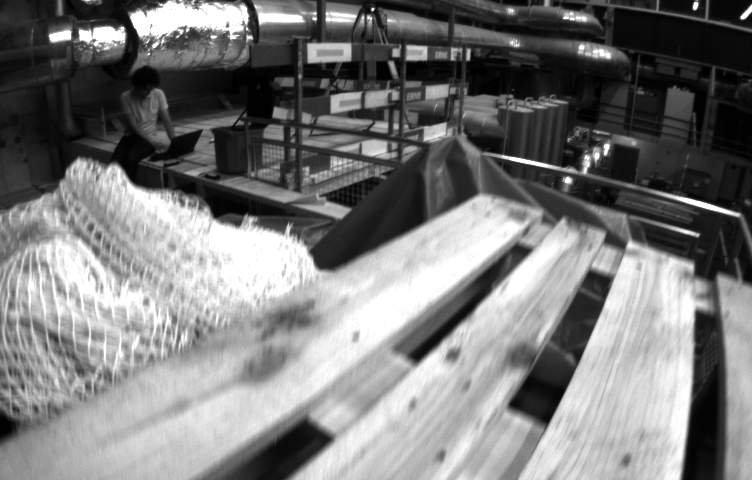
#> input picture left.png, 752 x 480 px
$ python stereo_keypoint.py
#> lines starting #> are read from the running program, lines starting #| are printed output that depends on the picture
### stereo_utils.py
import numpy as np
import matplotlib.pyplot as plt


def plot_line(coeffs, xlim):
    """
    Given the coefficients a, b, c of the ax + by + c = 0,
    plot the line within the given x limits.
    ax + by + c = 0 => y = (-ax - c) / b
    """
    a, b, c = coeffs
    x = np.linspace(xlim[0], xlim[1], 100)
    y = (a * x + c) / -b
    return x, y


### FUNDAMENTAL MATRIX ###


def show_matching_result(img1, img2, img1_pts, img2_pts):
    """
    plot the images and their corresponding matching points
    """
    fig = plt.figure(figsize=(8, 8))
    plt.imshow(np.hstack((img1, img2)), cmap="gray")
    for p1, p2 in zip(img1_pts, img2_pts):
        plt.scatter(p1[0], p1[1], s=35, edgecolors="r", facecolors="none")
        plt.scatter(
            p2[0] + img1.shape[1], p2[1], s=35, edgecolors="r", facecolors="none"
        )
        plt.plot([p1[0], p2[0] + img1.shape[1]], [p1[1], p2[1]])
        # print([p1[0], p2[0]], [p1[1], p2[1]])
    plt.title("feature matching")
    plt.show()


def compute_fundamental_matrix_normalized(points1, points2):
    """
    Normalize points by calculating the centroid, subtracting
    it from the points and scaling the points such that the distance
    from the origin is sqrt(2)

    Parameters
    ------------
    points1, points2 - array with shape [n, 3]
        corresponding points in images represented as
        homogeneous coordinates
    """
    # validate points
    assert points1.shape[0] == points2.shape[0], "no. of points don't match"

    # compute centroid of points
    c1 = np.mean(points1, axis=0).reshape(3)
    c2 = np.mean(points2, axis=0).reshape(3)

    # compute the scaling factor
    s1 = np.sqrt(2 / np.mean(np.sum((points1 - c1) ** 2, axis=1)))
    s2 = np.sqrt(2 / np.mean(np.sum((points2 - c2) ** 2, axis=1)))

    # compute the normalization matrix for both the points
    T1 = np.array([[s1, 0, -s1 * c1[0]], [0, s1, -s1 * c1[1]], [0, 0, 1]])
    T2 = np.array([[s2, 0, -s2 * c2[0]], [0, s2, -s2 * c2[1]], [0, 0, 1]])

    # normalize the points
    points1_n = T1 @ points1.T
    points2_n = T2 @ points2.T

    # compute the normalized fundamental matrix
    F_n = compute_fundamental_matrix(points1_n.T, points2_n.T)

    # de-normalize the fundamental
    return T2.T @ F_n @ T1


def compute_fundamental_matrix(points1, points2):
    """
    Compute the fundamental matrix given the point correspondences

    Parameters
    ------------
    points1, points2 - array with shape [n, 3]
        corresponding points in images represented as
        homogeneous coordinates
    """
    # validate points
    assert points1.shape[0] == points2.shape[0], "no. of points don't match"

    u1 = points1[:, 0]
    v1 = points1[:, 1]
    u2 = points2[:, 0]
    v2 = points2[:, 1]
    one = np.ones_like(u1)

    # construct the matrix
    # A = [u2.u1, u2.v1, u2, v2.u1, v2.v1, v2, u1, v1, 1] for all the points
    # stack columns
    A = np.c_[u1 * u2, v1 * u2, u2, u1 * v2, v1 * v2, v2, u1, v1, one]

    # peform svd on A and find the minimum value of |Af|
    U, S, V = np.linalg.svd(A, full_matrices=True)
    f = V[-1, :]
    F = f.reshape(3, 3)  # reshape f as a matrix

    # constrain F
    # make rank 2 by zeroing out last singular value
    U, S, V = np.linalg.svd(F, full_matrices=True)
    S[-1] = 0  # zero out the last singular value
    F = U @ np.diag(S) @ V  # recombine again
    return F


def plot_epipolar_lines(img1, img2, points1, points2, show_epipole=False):
    """
    Given two images and their corresponding points, compute the fundamental matrix
    and plot epipole and epipolar lines

    Parameters
    ------------
    img1, img2 - array with shape (height, width)
        grayscale images with only two channels
    points1, points2 - array with shape [n, 3]
        corresponding points in images represented as
        homogeneous coordinates
    show_epipole - boolean
        whether to compute and plot the epipole or not
    """

    # get image size
    h, w = img1.shape
    n = points1.shape[0]
    # validate points
    if points2.shape[0] != n:
        raise ValueError("No. of points don't match")

    # compute the fundamental matrix
    F = compute_fundamental_matrix_normalized(points1, points2)

    # configure figure
    nrows = 2
    ncols = 1
    fig, axes = plt.subplots(nrows=nrows, ncols=ncols, figsize=(6, 8))

    # plot image 1
    ax1 = axes[0]
    ax1.set_title("Image 1")
    ax1.imshow(img1, cmap="gray")

    # plot image 2
    ax2 = axes[1]
    ax2.set_title("Image 2")
    ax2.imshow(img2, cmap="gray")

    # plot epipolar lines
    for i in range(n):
        p1 = points1.T[:, i]
        p2 = points2.T[:, i]

        # Epipolar line in the image of camera 1 given the points in the image of camera 2
        coeffs = p2.T @ F
        x, y = plot_line(
            coeffs, (-1500, w)
        )  # limit hardcoded for this image. please change
        ax1.plot(x, y, color="orange")
        ax1.scatter(*p1.reshape(-1)[:2], color="blue")

        # Epipolar line in the image of camera 2 given the points in the image of camera 1
        coeffs = F @ p1
        x, y = plot_line(
            coeffs, (0, 2800)
        )  # limit hardcoded for this image. please change
        ax2.plot(x, y, color="orange")
        ax2.scatter(*p2.reshape(-1)[:2], color="blue")

    if show_epipole:
        # compute epipole
        e1 = compute_epipole(F)
        e2 = compute_epipole(F.T)
        # plot epipole
        ax1.scatter(*e1.reshape(-1)[:2], color="red")
        ax2.scatter(*e2.reshape(-1)[:2], color="red")
    else:
        # set axes limits
        ax1.set_xlim(0, w)
        ax1.set_ylim(h, 0)
        ax2.set_xlim(0, w)
        ax2.set_ylim(h, 0)

    plt.tight_layout()
    plt.title("plot epipolar lines")
    plt.show()


def compute_epipole(F):
    """
    Compute epipole using the fundamental matrix.
    pass F.T as argument to compute the other epipole
    """
    U, S, V = np.linalg.svd(F)
    e = V[-1, :]
    e = e / e[2]
    return e


def compute_matching_homographies(e2, F, im2, points1, points2):
    """
    Compute the matching homography matrices
    """
    h, w = im2.shape
    # create the homography matrix H2 that moves the epipole to infinity

    # create the translation matrix to shift to the image center
    T = np.array([[1, 0, -w / 2], [0, 1, -h / 2], [0, 0, 1]])
    e2_p = T @ e2
    e2_p = e2_p / e2_p[2]
    e2x = e2_p[0]
    e2y = e2_p[1]
    # create the rotation matrix to rotate the epipole back to X axis
    if e2x >= 0:
        a = 1
    else:
        a = -1
    R1 = a * e2x / np.sqrt(e2x**2 + e2y**2)
    R2 = a * e2y / np.sqrt(e2x**2 + e2y**2)
    R = np.array([[R1, R2, 0], [-R2, R1, 0], [0, 0, 1]])
    e2_p = R @ e2_p
    x = e2_p[0]
    # create matrix to move the epipole to infinity
    G = np.array([[1, 0, 0], [0, 1, 0], [-1 / x, 0, 1]])
    # create the overall transformation matrix
    H2 = np.linalg.inv(T) @ G @ R @ T

    # create the corresponding homography matrix for the other image
    e_x = np.array([[0, -e2[2], e2[1]], [e2[2], 0, -e2[0]], [-e2[1], e2[0], 0]])
    M = e_x @ F + e2.reshape(3, 1) @ np.array([[1, 1, 1]])
    points1_t = H2 @ M @ points1.T
    points2_t = H2 @ points2.T
    points1_t /= points1_t[2, :]
    points2_t /= points2_t[2, :]
    b = points2_t[0, :]
    a = np.linalg.lstsq(points1_t.T, b, rcond=None)[0]
    H_A = np.array([a, [0, 1, 0], [0, 0, 1]])
    H1 = H_A @ H2 @ M
    return H1, H2

### stereo_keypoint.py
import cv2
import config as cf
import numpy as np
from stereo_utils import *
from skimage.transform import warp, ProjectiveTransform


# Load camera parameter
def loadCameraParameter():
    return cf.K_left, cf.K_right, cf.D_left, cf.D_right, cf.P_left, cf.P_right


# Load left and right images
def loadStereoImages(show=False):
#> called with show = False
    left_gray = cv2.imread("left.png", cv2.COLOR_BGR2GRAY)
#> left_gray is the input picture: shape (480, 752); min 1, max 255, mean 122.2
    right_gray = cv2.imread("right.png", cv2.COLOR_BGR2GRAY)
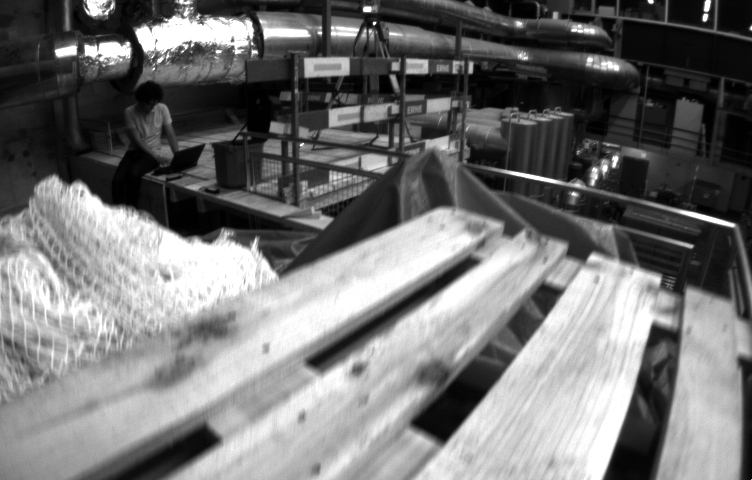
#> input picture right.png, 752 x 480 px
#> right_gray is the input picture: shape (480, 752); min 1, max 255, mean 115.7

    if show == True:
        dst = np.hstack((left_gray, right_gray))
        cv2.imshow("stereo images", dst)
        cv2.waitKey(0)
        cv2.destroyAllWindows()

    return left_gray, right_gray


# Equalize histogram of stereo images, 0 is conventional, and 1 is CLAHE
def equalizeStereoHist(image1, image2, method=0, show=False):
#> called with method = 1, show = False
    if method == 0:
        image_left = cv2.equalizeHist(image1)
        image_right = cv2.equalizeHist(image2)
    elif method == 1:
        clahe_left = cv2.createCLAHE(clipLimit=2.0, tileGridSize=(8, 8))
        clahe_right = cv2.createCLAHE(clipLimit=2.0, tileGridSize=(8, 8))
        image_left = clahe_left.apply(image1)
        image_right = clahe_right.apply(image2)
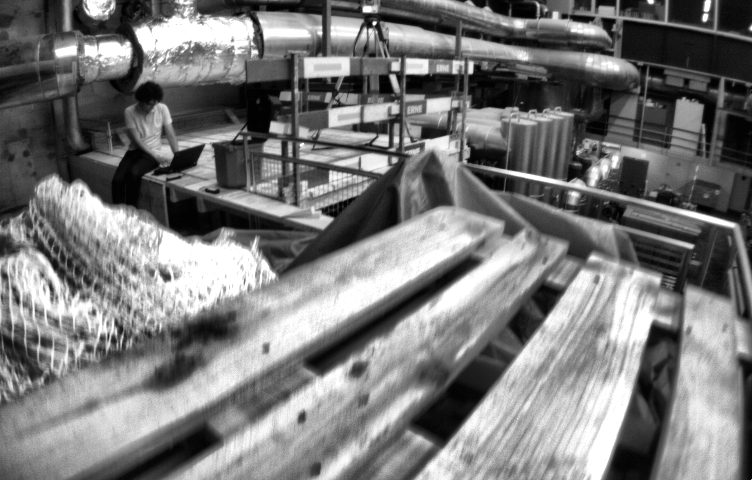
#> image_right: shape (480, 752); min 1, max 255, mean 120.6

    if show == True:
        compare_result = np.hstack((image1, image_left))
        cv2.imshow("left image", compare_result)
        cv2.waitKey(0)
        cv2.destroyAllWindows()

    return image_left, image_right


# Feature matching stereo images via ORB to obtain R and t
def obtainCorrespondingPoints(image_left, image_right, num_points=20, show=False):
#> called with num_points = 50, show = False
    orb = cv2.ORB_create()
    matched_left, matched_right = [], []

    kp_left, des_left = orb.detectAndCompute(image_left, None)
#> kp_left = 500 keypoints; strongest (x, y, size): (251, 37, 31), (467, 59, 31), (469, 59, 37.2), (467, 58, 44.6)
    kp_right, des_right = orb.detectAndCompute(image_right, None)
#> kp_right = 500 keypoints; strongest (x, y, size): (386, 139, 64.3), (471, 72, 31), (392, 76, 53.6), (469, 72, 37.2)

    bf = cv2.BFMatcher(cv2.NORM_HAMMING, crossCheck=True)
    matches = sorted(bf.match(des_left, des_right), key=lambda x: x.distance)[
        :num_points
    ]
#> matches = 50 matches

    points_left = np.float32(
        [kp_left[m.queryIdx].pt for m in matches]
    )  # .reshape(-1, 1, 2)
#> points_left = 50 pairs, first value 80 to 674, second value 31 to 171.4
    points_right = np.float32(
        [kp_right[m.trainIdx].pt for m in matches]
    )  # .reshape(-1, 1, 2)
#> points_right = 50 pairs, first value 85 to 683, second value 46 to 185.8

    matched_left = np.array(points_left)
#> matched_left has the same summary as points_left
    matched_right = np.array(points_right)
#> matched_right has the same summary as points_right

    if show == True:
        matched_image = cv2.drawMatches(
            image_left,
            kp_left,
            image_right,
            kp_right,
            matches,
            None,
            flags=cv2.DRAW_MATCHES_FLAGS_NOT_DRAW_SINGLE_POINTS,
        )

        # Display the matched image
        cv2.imshow("Matched Features", matched_image)
        cv2.waitKey(0)
        cv2.destroyAllWindows()

    return matched_left, matched_right


# Undistort whole images
# [12 lines left out: function undistortStereoImages, not called in this run]


def main():
    K_left, K_right, D_left, D_right, P_left, P_right = loadCameraParameter()
    image_left, image_right = loadStereoImages(show=False)

    image_left, image_right = equalizeStereoHist(
        image_left, image_right, method=1, show=False
    )

    matched_left, matched_right = obtainCorrespondingPoints(
        image_left.astype(np.uint8), image_right.astype(np.uint8), 50, show=False
    )
#> matched_left has the same summary as points_left in obtainCorrespondingPoints; matched_right has the same summary as points_right in obtainCorrespondingPoints

    show_matching_result(image_left, image_right, matched_left, matched_right)
#> the loop in show_matching_result, `for p1, p2 in zip(img1_pts, img2_pts):` made 50 passes
#> (p1, p2) on passes 1 to 8: ([177, 33], [182, 48]), ([605, 154], [613, 166]), ([469.2, 93.6], [471.6, 106.8]), ([674, 86], [683, 98]), ([328, 168], [327, 182]), ([213.1, 129.6], [213.1, 144]), ([366.3, 105.4], [366.3, 119.2]), ([426, 47], [427, 60])
    # matched_left = cv2.convertPointsToHomogeneous(matched_left).reshape(-1, 3)
    # matched_right = cv2.convertPointsToHomogeneous(matched_right).reshape(-1, 3)
    undistorted_left = cv2.undistortImagePoints(matched_left, K_left, D_left)
#> undistorted_left = 50 rows, first 8: [143.8, -3.38], [627.4, 143.9], [473.8, 85.32], [739.8, 48.19], [327.3, 166.7], [201.9, 121.1], [365.9, 100.5], [429.3, 32.22]
    undistorted_right = cv2.undistortImagePoints(matched_right, K_right, D_right)
#> undistorted_right = 50 rows, first 8: [157.8, 22.1], [639.7, 156.9], [476.2, 100.4], [757.7, 62.09], [326.6, 181.4], [204.8, 138.5], [366.3, 116.1], [430.4, 48.81]

    matched_left = cv2.convertPointsToHomogeneous(undistorted_left).reshape(-1, 3)
#> matched_left = 50 rows, first 8: [143.8, -3.38, 1], [627.4, 143.9, 1], [473.8, 85.32, 1], [739.8, 48.19, 1], [327.3, 166.7, 1], [201.9, 121.1, 1], [365.9, 100.5, 1], [429.3, 32.22, 1]
    matched_right = cv2.convertPointsToHomogeneous(undistorted_right).reshape(-1, 3)
#> matched_right = 50 rows, first 8: [157.8, 22.1, 1], [639.7, 156.9, 1], [476.2, 100.4, 1], [757.7, 62.09, 1], [326.6, 181.4, 1], [204.8, 138.5, 1], [366.3, 116.1, 1], [430.4, 48.81, 1]

    show_matching_result(image_left, image_right, matched_left, matched_right)
#> the loop in show_matching_result (call 2), `for p1, p2 in zip(img1_pts, img2_pts):` made 50 passes
#> (p1, p2) on passes 1 to 8: ([143.8, -3.38, 1], [157.8, 22.1, 1]), ([627.4, 143.9, 1], [639.7, 156.9, 1]), ([473.8, 85.32, 1], [476.2, 100.4, 1]), ([739.8, 48.19, 1], [757.7, 62.09, 1]), ([327.3, 166.7, 1], [326.6, 181.4, 1]), ([201.9, 121.1, 1], [204.8, 138.5, 1]), ([365.9, 100.5, 1], [366.3, 116.1, 1]), ([429.3, 32.22, 1], [430.4, 48.81, 1])
#> in show_matching_result (call 2), `plt.show()`:
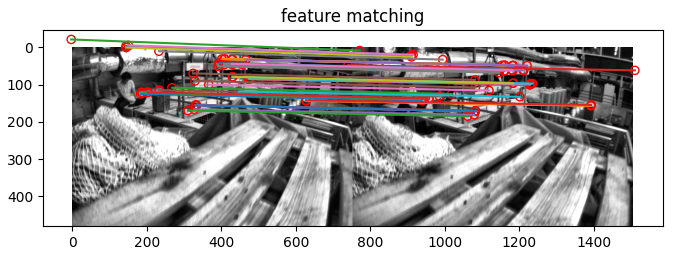
#> figure drawn by matplotlib, 1 panel

    F = compute_fundamental_matrix_normalized(matched_left, matched_right)
#> in compute_fundamental_matrix_normalized, `c1 = np.mean(points1, axis=0).reshape(3)`: c1 = [373, 78.8, 1]
#> in compute_fundamental_matrix_normalized, `c2 = np.mean(points2, axis=0).reshape(3)`: c2 = [376.7, 95.7, 1]
#> in compute_fundamental_matrix_normalized, `s1 = np.sqrt(2 / np.mean(np.sum((points1 - c1) ** 2, axis=1)))`: s1 = 0.00952
#> in compute_fundamental_matrix_normalized, `s2 = np.sqrt(2 / np.mean(np.sum((points2 - c2) ** 2, axis=1)))`: s2 = 0.00957
#> in compute_fundamental_matrix_normalized, `T1 = np.array([[s1, 0, -s1 * c1[0]], [0, s1, -s1 * c1[1]], [0, 0, 1]])`: T1 = [[0.00952, 0, -3.55], [0, 0.00952, -0.75], [0, 0, 1]]
#> in compute_fundamental_matrix_normalized, `T2 = np.array([[s2, 0, -s2 * c2[0]], [0, s2, -s2 * c2[1]], [0, 0, 1]])`: T2 = [[0.00957, 0, -3.61], [0, 0.00957, -0.916], [0, 0, 1]]
#> in compute_fundamental_matrix, `u1 = points1[:, 0]`: u1 = 50 values, max 3.49 at index 3, min -3.58 at index 22, mean -1.26e-07
#> in compute_fundamental_matrix, `v1 = points1[:, 1]`: v1 = 50 values, max 0.868 at index 12, min -0.949 at index 22, mean 7.27e-08
#> in compute_fundamental_matrix, `u2 = points2[:, 0]`: u2 = 50 values, max 3.65 at index 3, min -3.43 at index 22, mean -2.03e-07
#> in compute_fundamental_matrix, `v2 = points2[:, 1]`: v2 = 50 values, max 0.856 at index 12, min -0.832 at index 22, mean 2.81e-08
#> in compute_fundamental_matrix, `U, S, V = np.linalg.svd(A, full_matrices=True)`: S = [24.02, 13.41, 7.28, 5.48, 4.29, 1.08, 0.0745, 0.0714, 0.0238]
#> in compute_fundamental_matrix, `f = V[-1, :]`: f = [-0.00271, 0.168, -0.0136, -0.181, -0.00268, 0.694, 0.0238, -0.676, 0.00208]
#> in compute_fundamental_matrix, `F = f.reshape(3, 3)`: F = [[-0.00271, 0.168, -0.0136], [-0.181, -0.00268, 0.694], [0.0238, -0.676, 0.00208]]
#> in compute_fundamental_matrix, `U, S, V = np.linalg.svd(F, full_matrices=True)`: U = [[0.0278, 0.24, 0.97], [-0.999, 0.0421, 0.0182], [-0.0364, -0.97, 0.241]]; S = [0.717, 0.697, 0.00019]; V = [[0.251, 0.0446, -0.967], [-0.045, 0.998, 0.0343], [-0.967, -0.0349, -0.253]]
#> in compute_fundamental_matrix, `F = U @ np.diag(S) @ V`: F = [[-0.00253, 0.168, -0.0135], [-0.181, -0.00268, 0.694], [0.0238, -0.676, 0.00209]]
#> in compute_fundamental_matrix_normalized, `F_n = compute_fundamental_matrix(points1_n.T, points2_n.T)`: F_n has the same summary as F in compute_fundamental_matrix
#> F = [[-2.3e-07, 1.53e-05, -0.00125], [-1.65e-05, -2.45e-07, 0.0128], [0.00189, -0.0122, -0.332]]
    plot_epipolar_lines(
        image_left, image_right, matched_left, matched_right, show_epipole=False
    )
#> the loop in plot_epipolar_lines, `for i in range(n):` made 50 passes
#> (p1, p2) on passes 1 to 6: ([143.8, -3.38, 1], [157.8, 22.1, 1]), ([627.4, 143.9, 1], [639.7, 156.9, 1]), ([473.8, 85.32, 1], [476.2, 100.4, 1]), ([739.8, 48.19, 1], [757.7, 62.09, 1]), ([327.3, 166.7, 1], [326.6, 181.4, 1]), ([201.9, 121.1, 1], [204.8, 138.5, 1])
#> in plot_epipolar_lines, `plt.show()`:
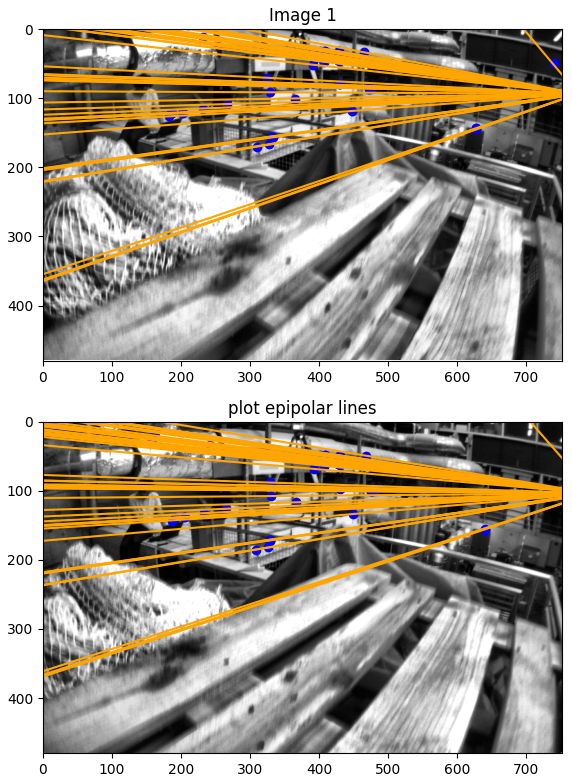
#> figure drawn by matplotlib, 2 panels
    e1 = compute_epipole(F)
#> in compute_epipole, `U, S, V = np.linalg.svd(F)`: U = [[0.00376, 0.129, 0.992], [-0.0385, -0.991, 0.129], [0.999, -0.0387, 0.00124]]; S = [0.332, 0.000477, 6.71e-19]; V = [[0.00569, -0.0366, -0.999], [-0.119, 0.992, -0.037], [-0.993, -0.119, -0.00128]]
#> in compute_epipole, `e = V[-1, :]`: e = [-0.993, -0.119, -0.00128]
#> in compute_epipole, `e = e / e[2]`: e = [775.2, 93.3, 1]
#> e1 = [775.2, 93.3, 1]
    e2 = compute_epipole(F.T)
#> e2 = [796.6, 103.6, 1]
    # print(np.round(e2.T @ F @ e1))
    plot_epipolar_lines(
        image_left, image_right, matched_left, matched_right, show_epipole=False
    )
#> the loop in plot_epipolar_lines (call 2), `for i in range(n):` made 50 passes
    H1, H2 = compute_matching_homographies(
        e2, F, image_right, matched_left, matched_right
    )
    # Transform points based on the homography matrix
    new_points1 = H1 @ matched_left.T
    new_points2 = H2 @ matched_right.T
    new_points1 /= new_points1[2, :]
    new_points2 /= new_points2[2, :]
    new_points1 = new_points1.T
    new_points2 = new_points2.T
    # im1_warped = warp(image_left, ProjectiveTransform(matrix=np.linalg.inv(H1)))
    # im2_warped = warp(image_right, ProjectiveTransform(matrix=np.linalg.inv(H2)))
    # warp images based on the homography matrix
    # rectified_left = cv2.perspectiveTransform(matched_left, np.linalg.inv(H1))
    im1_warped = cv2.warpPerspective(
        image_left,
        np.linalg.inv(H1),
        (image_left.shape[1], image_left.shape[0]),
        # flags=cv2.INTER_LINEAR,
        # borderMode=cv2.BORDER_CONSTANT,
        # borderValue=0,
    )
    # rectified_right = cv2.perspectiveTransform(matched_right, np.linalg.inv(H2))
    im2_warped = cv2.warpPerspective(
        image_right,
        np.linalg.inv(H2),
        (image_right.shape[1], image_right.shape[0]),
        # flags=cv2.INTER_LINEAR,
        # borderMode=cv2.BORDER_CONSTANT,
        # borderValue=0,
    )
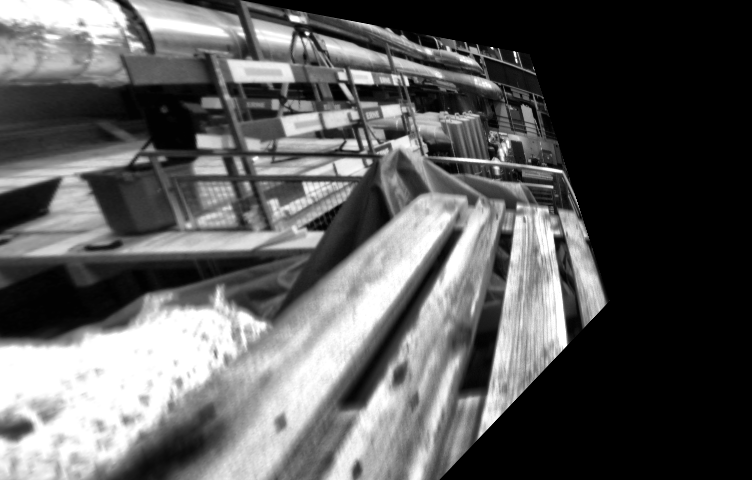
#> im2_warped: shape (480, 752); min 0, max 255, mean 91.4
    image = np.hstack((im1_warped, im2_warped))
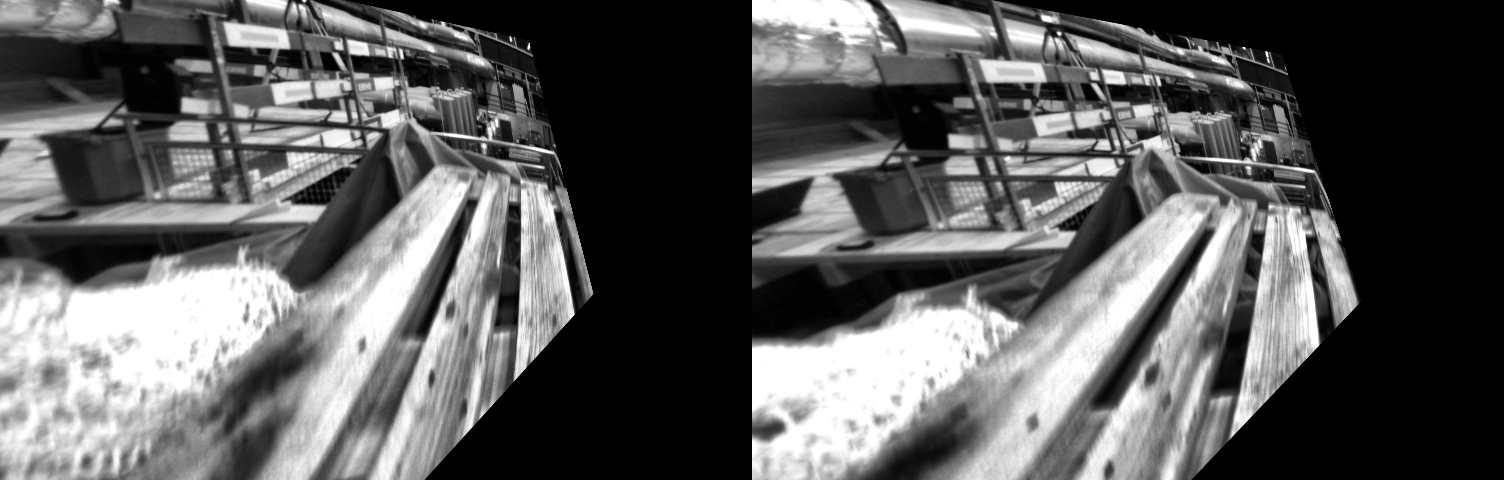
#> image: shape (480, 1504); min 0, max 255, mean 92.1
    cv2.imshow("rectified_result", image)
    cv2.waitKey(0)
    cv2.destroyAllWindows()
    h, w = image_left.shape

    nrows = 1
    ncols = 2
    fig, axes = plt.subplots(nrows=nrows, ncols=ncols, figsize=(6, 8))

    # plot image 1
    ax1 = axes[0]
    ax1.set_title("Image 1 warped")
    ax1.imshow(im1_warped, cmap="gray")

    # plot image 2
    ax2 = axes[1]
    ax2.set_title("Image 2 warped")
    ax2.imshow(im2_warped, cmap="gray")

    # plot the epipolar lines and points
    n = new_points1.shape[0]
    for i in range(n):
        p1 = new_points1[i]
        p2 = new_points2[i]

        ax1.hlines(p2[1], 0, w, color="orange")
        ax1.scatter(*p1[:2], color="blue")

        ax2.hlines(p1[1], 0, w, color="orange")
        ax2.scatter(*p2[:2], color="blue")
    plt.title("epipolar line alignment")
    plt.show()
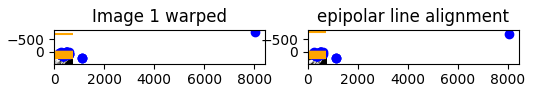
#> figure drawn by matplotlib, 2 panels


if __name__ == "__main__":
    main()
